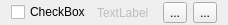
<?xml version="1.0" encoding="UTF-8"?>
<ui version="4.0">
 <class>PluginListWidget</class>
 <widget class="QWidget" name="PluginListWidget">
  <property name="geometry">
   <rect>
    <x>0</x>
    <y>0</y>
    <width>228</width>
    <height>24</height>
   </rect>
  </property>
  <property name="sizePolicy">
   <sizepolicy hsizetype="Preferred" vsizetype="Fixed">
    <horstretch>0</horstretch>
    <verstretch>0</verstretch>
   </sizepolicy>
  </property>
  <property name="windowTitle">
   <string notr="true"/>
  </property>
  <layout class="QHBoxLayout" name="horizontalLayout" stretch="1,0,0,0,0">
   <property name="topMargin">
    <number>2</number>
   </property>
   <property name="bottomMargin">
    <number>2</number>
   </property>
   <item>
    <widget class="QCheckBox" name="name_check_box">
     <property name="text">
      <string notr="true">CheckBox</string>
     </property>
    </widget>
   </item>
   <item>
    <widget class="QLabel" name="version_label">
     <property name="enabled">
      <bool>false</bool>
     </property>
     <property name="text">
      <string notr="true">TextLabel</string>
     </property>
    </widget>
   </item>
   <item>
    <spacer name="horizontalSpacer">
     <property name="orientation">
      <enum>Qt::Horizontal</enum>
     </property>
     <property name="sizeHint" stdset="0">
      <size>
       <width>20</width>
       <height>20</height>
      </size>
     </property>
    </spacer>
   </item>
   <item>
    <widget class="QToolButton" name="config_btn">
     <property name="enabled">
      <bool>true</bool>
     </property>
     <property name="text">
      <string notr="true">...</string>
     </property>
    </widget>
   </item>
   <item>
    <widget class="QToolButton" name="info_btn">
     <property name="text">
      <string notr="true">...</string>
     </property>
    </widget>
   </item>
  </layout>
 </widget>
 <resources/>
 <connections/>
</ui>
